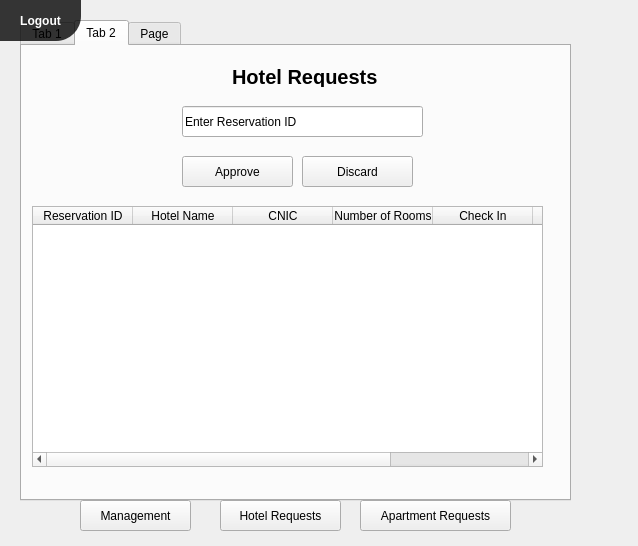
<?xml version="1.0" encoding="UTF-8"?>
<ui version="4.0">
 <class>Form</class>
 <widget class="QWidget" name="Form">
  <property name="geometry">
   <rect>
    <x>0</x>
    <y>0</y>
    <width>638</width>
    <height>546</height>
   </rect>
  </property>
  <property name="windowTitle">
   <string>Form</string>
  </property>
  <widget class="QTabWidget" name="tabWidget">
   <property name="geometry">
    <rect>
     <x>20</x>
     <y>20</y>
     <width>551</width>
     <height>481</height>
    </rect>
   </property>
   <property name="currentIndex">
    <number>1</number>
   </property>
   <widget class="QWidget" name="tab">
    <attribute name="title">
     <string>Tab 1</string>
    </attribute>
    <widget class="QLabel" name="label">
     <property name="geometry">
      <rect>
       <x>50</x>
       <y>10</y>
       <width>361</width>
       <height>401</height>
      </rect>
     </property>
     <property name="styleSheet">
      <string notr="true">background-color:rgba(0,0,0,130);
border-radius:40px;</string>
     </property>
     <property name="text">
      <string/>
     </property>
    </widget>
    <widget class="QComboBox" name="comboBox">
     <property name="geometry">
      <rect>
       <x>170</x>
       <y>180</y>
       <width>191</width>
       <height>22</height>
      </rect>
     </property>
     <property name="placeholderText">
      <string>Select</string>
     </property>
     <item>
      <property name="text">
       <string>Hotel</string>
      </property>
     </item>
     <item>
      <property name="text">
       <string>Apartment</string>
      </property>
     </item>
    </widget>
    <widget class="QSpinBox" name="spinBox">
     <property name="geometry">
      <rect>
       <x>170</x>
       <y>310</y>
       <width>191</width>
       <height>22</height>
      </rect>
     </property>
    </widget>
    <widget class="QLabel" name="label_2">
     <property name="geometry">
      <rect>
       <x>80</x>
       <y>310</y>
       <width>61</width>
       <height>16</height>
      </rect>
     </property>
     <property name="text">
      <string>Price</string>
     </property>
    </widget>
    <widget class="QLabel" name="label_3">
     <property name="geometry">
      <rect>
       <x>80</x>
       <y>250</y>
       <width>61</width>
       <height>16</height>
      </rect>
     </property>
     <property name="text">
      <string>City</string>
     </property>
    </widget>
    <widget class="QLabel" name="label_5">
     <property name="geometry">
      <rect>
       <x>80</x>
       <y>180</y>
       <width>31</width>
       <height>21</height>
      </rect>
     </property>
     <property name="text">
      <string>Type</string>
     </property>
    </widget>
    <widget class="QLabel" name="label_6">
     <property name="geometry">
      <rect>
       <x>80</x>
       <y>220</y>
       <width>51</width>
       <height>20</height>
      </rect>
     </property>
     <property name="text">
      <string>Name</string>
     </property>
    </widget>
    <widget class="QLabel" name="label_7">
     <property name="geometry">
      <rect>
       <x>100</x>
       <y>80</y>
       <width>261</width>
       <height>41</height>
      </rect>
     </property>
     <property name="styleSheet">
      <string notr="true">font-weight: bold;
font-size:15px;
color:black;</string>
     </property>
     <property name="text">
      <string>Accommodation Data Management</string>
     </property>
    </widget>
    <widget class="QLineEdit" name="lineEdit_3">
     <property name="geometry">
      <rect>
       <x>170</x>
       <y>270</y>
       <width>191</width>
       <height>20</height>
      </rect>
     </property>
     <property name="styleSheet">
      <string notr="true">background-color:rgba(0,0,0,0);
border:none;
border-bottom:2px solid light-black;
color:white;
padding-bottom:7px;</string>
     </property>
    </widget>
    <widget class="QLineEdit" name="lineEdit_4">
     <property name="geometry">
      <rect>
       <x>170</x>
       <y>210</y>
       <width>191</width>
       <height>20</height>
      </rect>
     </property>
     <property name="styleSheet">
      <string notr="true">background-color:rgba(0,0,0,0);
border:none;
border-bottom:2px solid light-black;
color:white;
padding-bottom:7px;</string>
     </property>
    </widget>
    <widget class="QLabel" name="label_8">
     <property name="geometry">
      <rect>
       <x>80</x>
       <y>280</y>
       <width>61</width>
       <height>16</height>
      </rect>
     </property>
     <property name="text">
      <string>Address</string>
     </property>
    </widget>
    <widget class="QLineEdit" name="lineEdit_5">
     <property name="geometry">
      <rect>
       <x>168</x>
       <y>240</y>
       <width>191</width>
       <height>20</height>
      </rect>
     </property>
     <property name="styleSheet">
      <string notr="true">background-color:rgba(0,0,0,0);
border:none;
border-bottom:2px solid light-black;
color:white;
padding-bottom:7px;</string>
     </property>
    </widget>
    <widget class="QPushButton" name="pushButton">
     <property name="geometry">
      <rect>
       <x>100</x>
       <y>360</y>
       <width>83</width>
       <height>29</height>
      </rect>
     </property>
     <property name="text">
      <string>ADD</string>
     </property>
    </widget>
    <widget class="QPushButton" name="pushButton_2">
     <property name="geometry">
      <rect>
       <x>190</x>
       <y>360</y>
       <width>83</width>
       <height>29</height>
      </rect>
     </property>
     <property name="text">
      <string>DELETE</string>
     </property>
    </widget>
    <widget class="QPushButton" name="pushButton_3">
     <property name="geometry">
      <rect>
       <x>280</x>
       <y>360</y>
       <width>83</width>
       <height>29</height>
      </rect>
     </property>
     <property name="text">
      <string>UPDATE</string>
     </property>
    </widget>
   </widget>
   <widget class="QWidget" name="tab_2">
    <attribute name="title">
     <string>Tab 2</string>
    </attribute>
    <widget class="QPushButton" name="pushButton_4">
     <property name="geometry">
      <rect>
       <x>160</x>
       <y>110</y>
       <width>111</width>
       <height>31</height>
      </rect>
     </property>
     <property name="text">
      <string>Approve</string>
     </property>
    </widget>
    <widget class="QLineEdit" name="lineEdit">
     <property name="geometry">
      <rect>
       <x>160</x>
       <y>60</y>
       <width>241</width>
       <height>31</height>
      </rect>
     </property>
     <property name="text">
      <string>Enter Reservation ID</string>
     </property>
    </widget>
    <widget class="QLabel" name="label_4">
     <property name="geometry">
      <rect>
       <x>210</x>
       <y>20</y>
       <width>191</width>
       <height>21</height>
      </rect>
     </property>
     <property name="styleSheet">
      <string notr="true">font-weight: bold;
font-size:20px;
color:black;</string>
     </property>
     <property name="text">
      <string>Hotel Requests</string>
     </property>
    </widget>
    <widget class="QPushButton" name="pushButton_9">
     <property name="geometry">
      <rect>
       <x>280</x>
       <y>110</y>
       <width>111</width>
       <height>31</height>
      </rect>
     </property>
     <property name="text">
      <string>Discard</string>
     </property>
    </widget>
    <widget class="QTableWidget" name="tableWidget">
     <property name="geometry">
      <rect>
       <x>10</x>
       <y>160</y>
       <width>511</width>
       <height>261</height>
      </rect>
     </property>
     <column>
      <property name="text">
       <string>Reservation ID</string>
      </property>
     </column>
     <column>
      <property name="text">
       <string>Hotel Name</string>
      </property>
     </column>
     <column>
      <property name="text">
       <string>CNIC</string>
      </property>
     </column>
     <column>
      <property name="text">
       <string>Number of Rooms</string>
      </property>
     </column>
     <column>
      <property name="text">
       <string>Check In</string>
      </property>
     </column>
     <column>
      <property name="text">
       <string>Check Out</string>
      </property>
     </column>
     <column>
      <property name="text">
       <string>Price</string>
      </property>
     </column>
    </widget>
   </widget>
   <widget class="QWidget" name="tab_3">
    <attribute name="title">
     <string>Page</string>
    </attribute>
    <widget class="QLabel" name="label_17">
     <property name="geometry">
      <rect>
       <x>160</x>
       <y>30</y>
       <width>201</width>
       <height>21</height>
      </rect>
     </property>
     <property name="styleSheet">
      <string notr="true">font-weight: bold;
font-size:20px;
color:black;</string>
     </property>
     <property name="text">
      <string>Apartment Requests</string>
     </property>
    </widget>
    <widget class="QLineEdit" name="lineEdit_11">
     <property name="geometry">
      <rect>
       <x>130</x>
       <y>70</y>
       <width>241</width>
       <height>31</height>
      </rect>
     </property>
     <property name="text">
      <string>Enter Reservation ID</string>
     </property>
    </widget>
    <widget class="QPushButton" name="pushButton_6">
     <property name="geometry">
      <rect>
       <x>150</x>
       <y>107</y>
       <width>91</width>
       <height>31</height>
      </rect>
     </property>
     <property name="text">
      <string>Approve</string>
     </property>
    </widget>
    <widget class="QPushButton" name="pushButton_8">
     <property name="geometry">
      <rect>
       <x>260</x>
       <y>107</y>
       <width>91</width>
       <height>31</height>
      </rect>
     </property>
     <property name="text">
      <string>Discard</string>
     </property>
    </widget>
    <widget class="QTableWidget" name="tableWidget_2">
     <property name="geometry">
      <rect>
       <x>0</x>
       <y>170</y>
       <width>511</width>
       <height>261</height>
      </rect>
     </property>
     <column>
      <property name="text">
       <string>Reservation ID</string>
      </property>
     </column>
     <column>
      <property name="text">
       <string>Apartment Name</string>
      </property>
     </column>
     <column>
      <property name="text">
       <string>CNIC</string>
      </property>
     </column>
     <column>
      <property name="text">
       <string>Number of Units</string>
      </property>
     </column>
     <column>
      <property name="text">
       <string>Check In</string>
      </property>
     </column>
     <column>
      <property name="text">
       <string>Check Out</string>
      </property>
     </column>
     <column>
      <property name="text">
       <string>Price</string>
      </property>
     </column>
    </widget>
   </widget>
  </widget>
  <widget class="QPushButton" name="pushButton_11">
   <property name="geometry">
    <rect>
     <x>0</x>
     <y>0</y>
     <width>81</width>
     <height>41</height>
    </rect>
   </property>
   <property name="mouseTracking">
    <bool>true</bool>
   </property>
   <property name="styleSheet">
    <string notr="true">
QPushButton {
background-color:rgba(0,0,0,200);
  color: #ffffff;
  border: 1px solid grayrgb(50, 50, 50);

  font-size: 12px;
  font-weight: bold;


  border-bottom-right-radius: 25px;
  transition: all 0.3s ease-in-out;
}

QPushButton:hover {
  background-color: #555555;
  box-shadow: 0 0 20px #ffffff;  /* increased shadow size */
  transform: scale(1.1);  /* increased hover effect */
}

</string>
   </property>
   <property name="text">
    <string>Logout</string>
   </property>
  </widget>
  <widget class="QPushButton" name="pushButton_5">
   <property name="geometry">
    <rect>
     <x>80</x>
     <y>500</y>
     <width>111</width>
     <height>31</height>
    </rect>
   </property>
   <property name="text">
    <string>Management</string>
   </property>
  </widget>
  <widget class="QPushButton" name="pushButton_10">
   <property name="geometry">
    <rect>
     <x>220</x>
     <y>500</y>
     <width>121</width>
     <height>31</height>
    </rect>
   </property>
   <property name="text">
    <string>Hotel Requests</string>
   </property>
  </widget>
  <widget class="QPushButton" name="pushButton_7">
   <property name="geometry">
    <rect>
     <x>360</x>
     <y>500</y>
     <width>151</width>
     <height>31</height>
    </rect>
   </property>
   <property name="text">
    <string>Apartment Requests</string>
   </property>
  </widget>
 </widget>
 <resources/>
 <connections/>
</ui>
